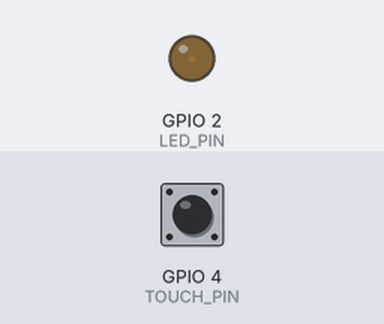
Recording of a sketch running on a simulated ESP32. Shown: output pins drawn as LEDs (lit = HIGH). The inputs (shaded band) are chosen by the test bench; at power-on: GPIO 4 (TOUCH_PIN) HIGH. What the sketch prints to the serial monitor is not drawn.

Above: at 0.05 s.
At 1.55 s:
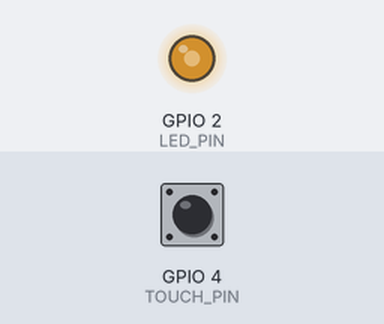
At 2.3 s:
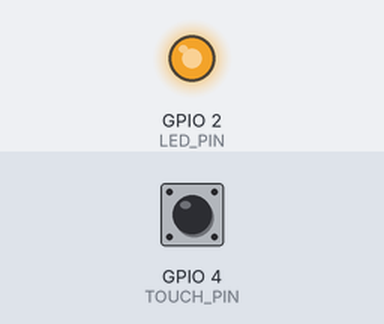
At 4.55 s:
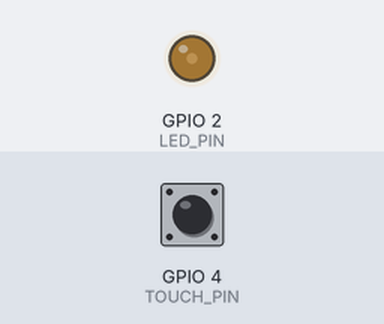
Timing chart, 0 to 6.7 s (numbered marks = the images above):
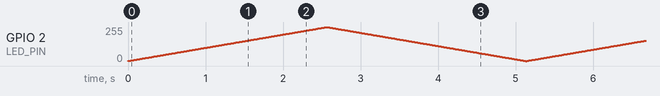

The sketch:

sketch_jun22a.ino
```cpp
#define TOUCH_PIN 4
#define LED_PIN 2
#define THRESHOLD 400
#define DEBOUNCE_TIME 50   // 触摸防抖ms

// 触摸状态变量（边缘检测用）
bool lastTouch = false;
unsigned long lastTouchTime = 0;

// 呼吸灯档位与参数
int speedLevel = 1;  // 档位 1/2/3
int ledBright = 0;   // PWM亮度 0~255
int fadeDir = 1;     // 1变亮，-1变暗

void setup() {
  Serial.begin(115200);
  pinMode(LED_PIN, OUTPUT);
  analogWrite(LED_PIN, ledBright);
  Serial.println("ex05 多档位触摸呼吸灯启动");
  Serial.println("档位1：慢速 | 档位2：中速 | 档位3：快速");
}

void loop() {
  unsigned long now = millis();
  int touchVal = touchRead(TOUCH_PIN);
  bool currentTouch = (touchVal < THRESHOLD);

  // ========== 触摸边缘检测 + 防抖：切换档位 ==========
  if (currentTouch && !lastTouch) {
    if (now - lastTouchTime > DEBOUNCE_TIME) {
      lastTouchTime = now;
      // 档位循环 1→2→3→1
      speedLevel += 1;
      if (speedLevel > 3) speedLevel = 1;
      Serial.print("切换至档位：");
      Serial.println(speedLevel);
    }
  }
  lastTouch = currentTouch;

  // ========== 根据档位设置呼吸步长 ==========
  int step;
  switch (speedLevel) {
    case 1: step = 1; break;  // 慢速，每次+1/-1
    case 2: step = 3; break;  // 中速
    case 3: step = 6; break;  // 快速
    default: step = 1;
  }

  // ========== PWM 呼吸逻辑 ==========
  ledBright += fadeDir * step;

  // 到达极值反转方向
  if (ledBright >= 255) {
    ledBright = 255;
    fadeDir = -1;
  }
  if (ledBright <= 0) {
    ledBright = 0;
    fadeDir = 1;
  }

  analogWrite(LED_PIN, ledBright);
  delay(10); // 基础小延时，保证呼吸平滑
}
```
